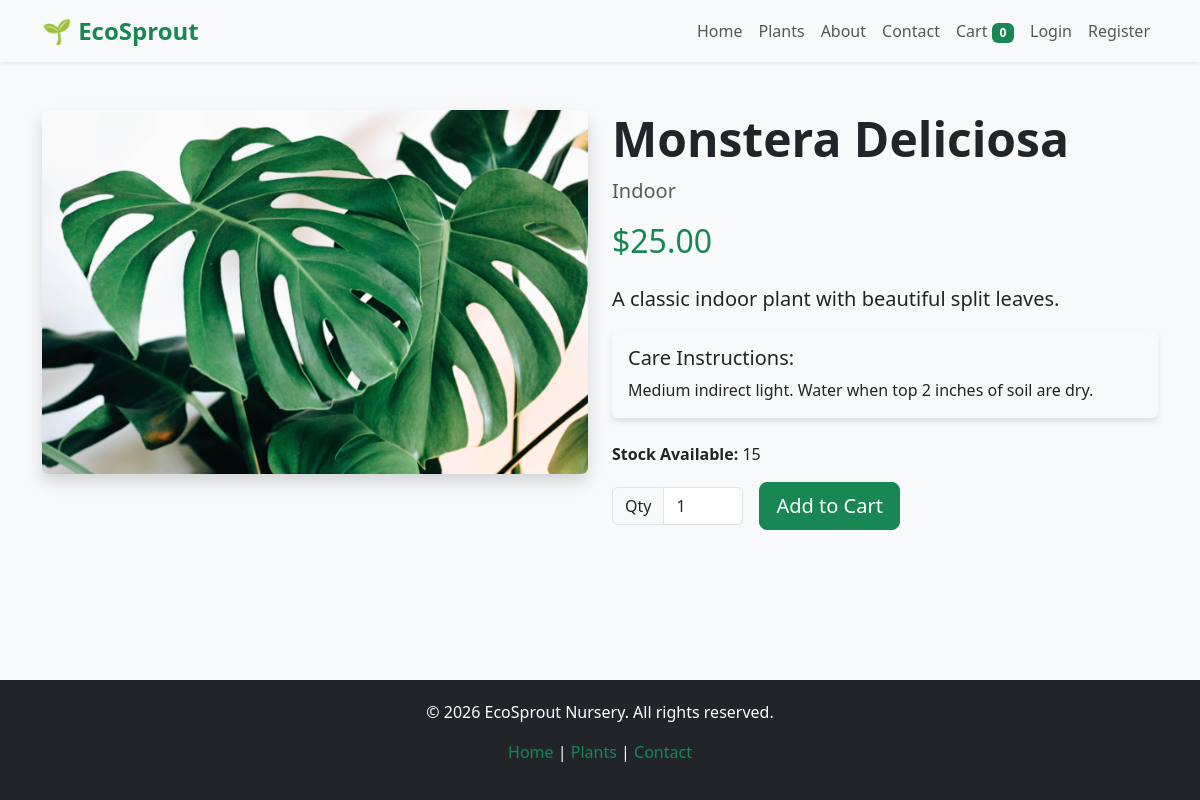
The page /plant-details.php?id=1 on the database its author committed.
### tables this page shows
CREATE TABLE `plants` (
  `id` int(11) NOT NULL AUTO_INCREMENT,
  `name` varchar(150) NOT NULL,
  `description` text NOT NULL,
  `price` decimal(10,2) NOT NULL,
  `category` varchar(100) NOT NULL,
  `care_instructions` text,
  `image` varchar(255) DEFAULT 'default_plant.jpg',
  `stock` int(11) DEFAULT 0,
  `created_at` timestamp DEFAULT CURRENT_TIMESTAMP,
  PRIMARY KEY (`id`)
);

### plant-details.php (the view, shortened to what this page needs)
<?php
require_once 'includes/header.php';
$id = $_GET['id'];
$stmt = $pdo->prepare("SELECT * FROM plants WHERE id = ?");
$stmt->execute([$id]);
$plant = $stmt->fetch();
?>
<div class="container my-5">
    <div class="row">
        <div class="col-md-6 mb-4">
            <img src="assets/images/<?php echo htmlspecialchars($plant['image']); ?>" class="img-fluid rounded shadow" alt="<?php echo htmlspecialchars($plant['name']); ?>">
        </div>
        <div class="col-md-6">
            <h1 class="display-5 fw-bold"><?php echo htmlspecialchars($plant['name']); ?></h1>
            <p class="text-muted fs-5"><?php echo htmlspecialchars($plant['category']); ?></p>
            <h2 class="text-success mb-4">$<?php echo number_format($plant['price'], 2); ?></h2>
            <p class="lead"><?php echo nl2br(htmlspecialchars($plant['description'])); ?></p>
            <div class="card bg-light mb-4 border-0">
                <div class="card-body">
                    <h5 class="card-title">Care Instructions:</h5>
                    <p class="card-text"><?php echo nl2br(htmlspecialchars($plant['care_instructions'])); ?></p>
                </div>
            </div>
            <p><strong>Stock Available:</strong> <?php echo $plant['stock']; ?></p>
            <?php if ($plant['stock'] > 0): ?>
                <form action="cart.php" method="POST" class="d-flex align-items-center gap-3">
                    <div class="input-group w-auto">
                        <span class="input-group-text">Qty</span>
                        <input type="number" name="quantity" class="form-control" value="1" min="1" max="<?php echo $plant['stock']; ?>" style="width: 80px;">
                    </div>
                    <button type="submit" class="btn btn-success btn-lg">Add to Cart</button>
                </form>
            <?php else: ?>
                <div class="alert alert-danger">Out of Stock</div>
            <?php endif; ?>
        </div>
    </div>
</div>
<?php require_once 'includes/footer.php'; ?>

### assets/css/style.css (style rules this page uses)
body { font-family: 'Segoe UI', Tahoma, Geneva, Verdana, sans-serif; background-color: #f8f9fa; display: flex; flex-direction: column; min-height: 100vh; }
.card { transition: transform 0.3s; border: none; box-shadow: 0 4px 6px rgba(0,0,0,0.1); }

### rows shown on the page
plants: image+name (picture), name "Monstera Deliciosa", category "Indoor", price "25.00", description "A classic indoor plant with beautiful split leaves.", care_instructions "Medium indirect light. Water when top 2 inches of soil are dry.", stock "15"
